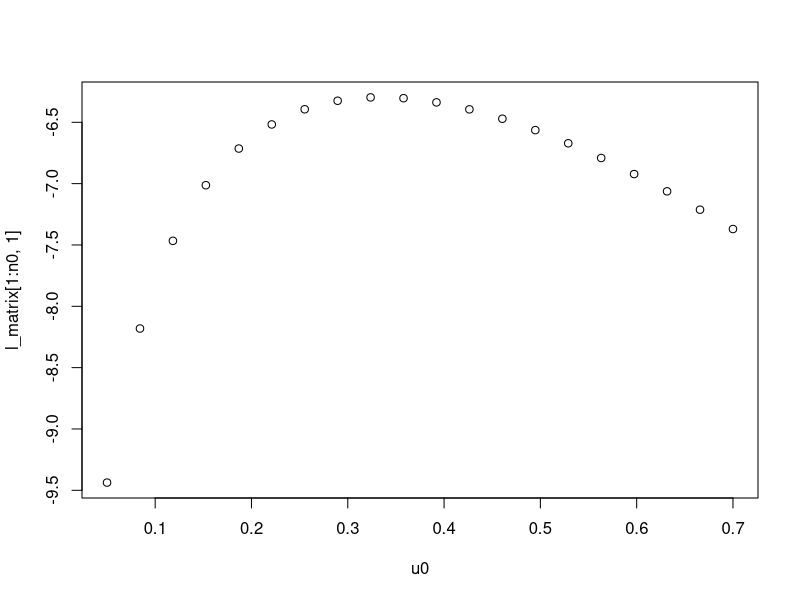
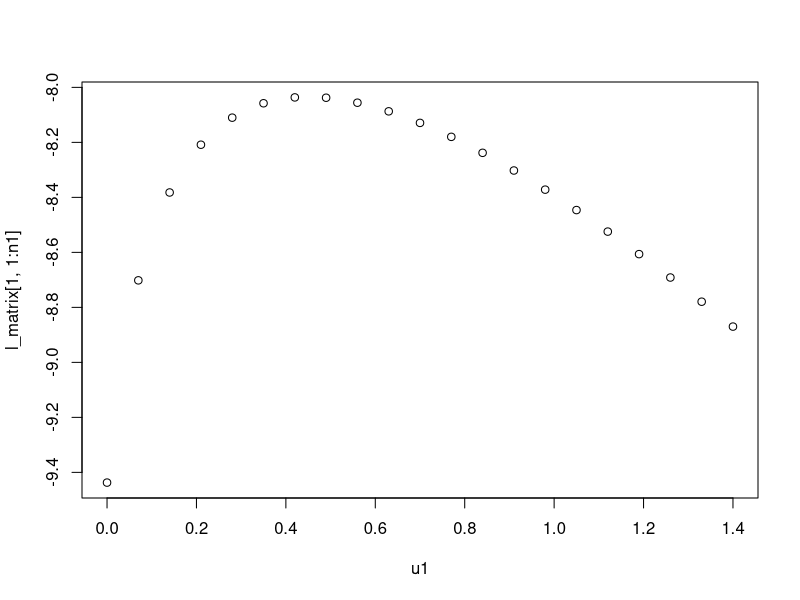
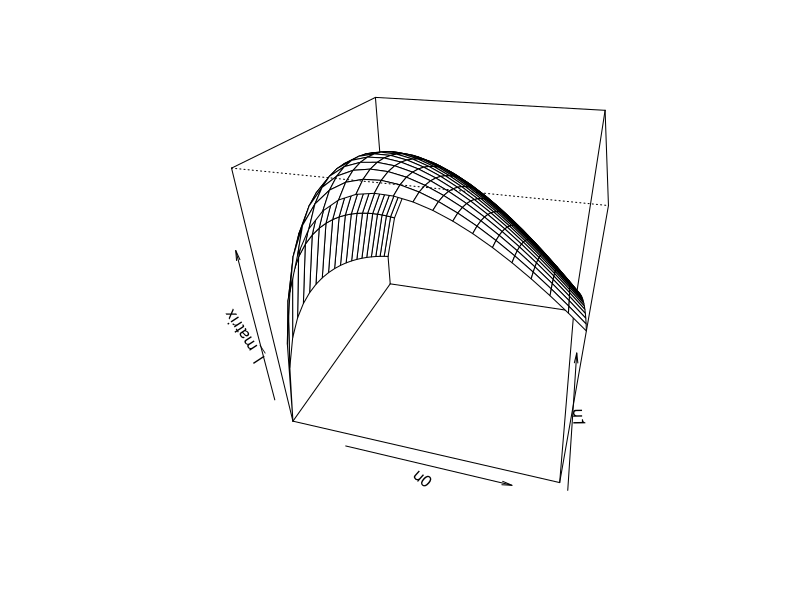

Generate these figures, in order, with R:
## ---- chunk 1
n0 <- 20
n1 <- 21

u0 <- seq(1/n0, 0.7, length=n0)
u1 <- seq(0, 1.4, length=n1)

l <- function(u0, u1) {
  2*log(u0)-9*u0+log(u0+u1)-2*u1
}

l_matrix <- matrix(nrow=n0, ncol=n1)  

for (i0 in 1:n0) {
  for (i1 in 1:n1) {
    l_matrix[i0, i1] <- l(u0[i0], u1[i1])
  }
}

plot(u0, l_matrix[1:n0, 1])
plot(u1, l_matrix[1, 1:n1])
persp(u0, u1, l_matrix, theta=15, phi=30)
